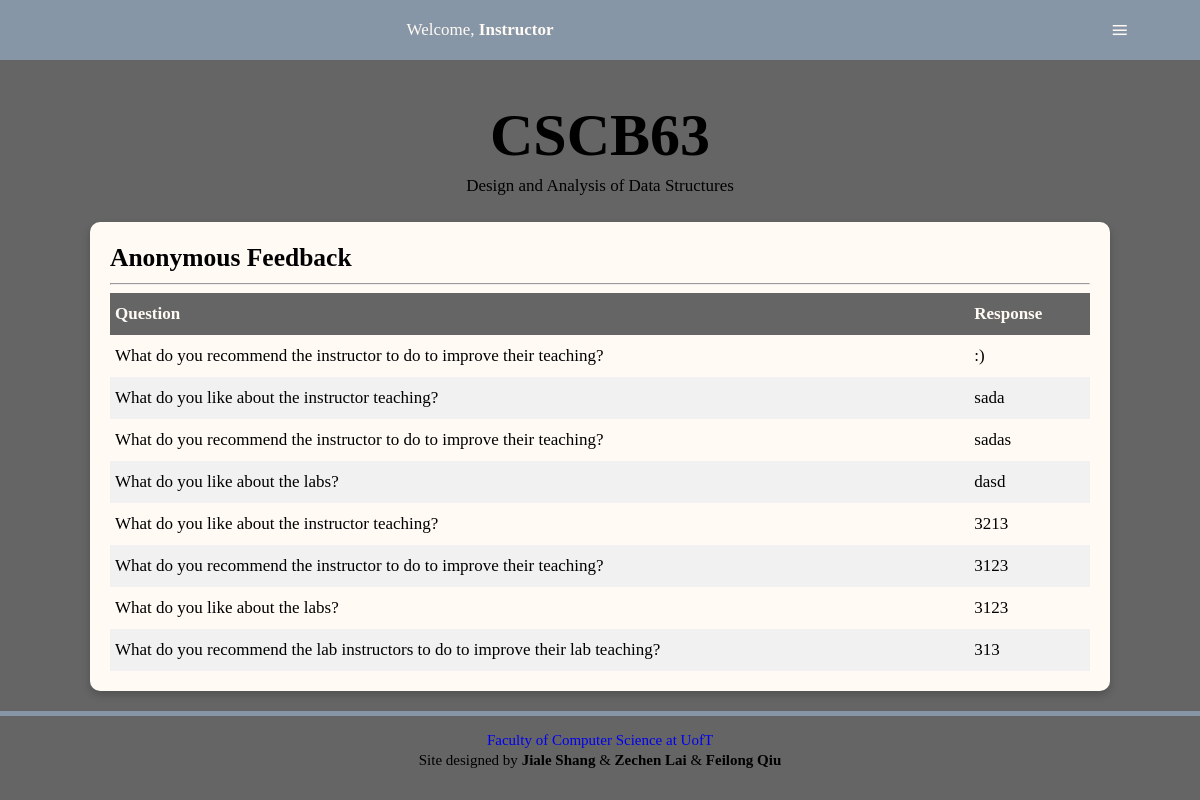
Screenshot of /feedback (signed in) with the database file from the repository.
### tables this page shows
CREATE TABLE Feedback(
	username NVARCHAR(50) NOT NULL,
	qid INTEGER NOT NULL,
	ans NVARCHAR(255) NULL,
	FOREIGN KEY(username) REFERENCES Users(username),
	FOREIGN KEY(qid) REFERENCES Questions(qid)
);

CREATE TABLE "Questions" (
	"qid"	INTEGER NOT NULL,
	"qname"	NVARCHAR(255) NOT NULL,
	PRIMARY KEY("qid")
);

### app.py (the view, shortened to what this page needs)
@app.route('/feedback',methods=['GET', 'POST'])
def feedback():
    if not 'user' in session:
        return redirect(url_for('home'))
    db = get_db()
    db.row_factory = make_dicts
    name=session['user']['username']
    if session['user']['type']:
        feedbacks=[]
        for item in query_db('select qname,ans from Feedback natural join Questions where username=?',[name]):
            feedbacks.append(item)
        db.close
        return render_template('feedback_i.html',user=session['user'],feedback = feedbacks)

### app.py (called while the page is built)
def get_db():
    db=getattr(g,'_database',None)
    if db is None:
        db=g._database=sqlite3.connect(DATABASE)
    return db

def make_dicts(cursor, row):
    return dict((cursor.description[idx][0],value)
                for idx,value in enumerate(row))

def query_db(query, args=(),one=False):
    cur = get_db().execute(query,args)
    rv = cur.fetchall()
    cur.close()
    return (rv[0] if rv else None) if one else rv

@app.teardown_appcontext
def close_connection(exception):
    db = getattr(g, '_database', None)
    if db is not None:
        db.close()

### templates/feedback_i.html (shortened to what this page needs)
<!DOCTYPE html>
<html lang="en">
<head>
<link href="../static/style.css" rel="stylesheet">
</head>
<body>
  <nav>
    <div id="menu-title">Welcome, <strong>{% if user['type'] %}Instructor{% else %}Student{% endif %}</strong> {{ user['name'][0] }}</div>
    <label for="drop" class="button">≡</label>
  </nav>
  <div class="content">
    <div class="title">
      <h1>CSCB63</h1>
      <p>Design and Analysis of Data Structures</p>
    </div>
    <section>
      <h2>Anonymous Feedback</h2><hr>
      <div class="table">
        <div class="heading">
          <div class="cell">Question</div>
          <div class="cell">Response</div>
        </div>
        {% for item in feedback %}
        <div class="row">
          <div class="cell">{{item['qname']}}</div>
          <div class="cell">{{item['ans']}}</div>
        </div>
        {% endfor %}
      </div>
    </section>
  </div>
  <div id="footer">
    <p><a href="https://web.cs.toronto.edu/">Faculty of Computer Science at UofT</a></p>
    <p>Site designed by <strong>Jiale Shang</strong> & <strong>Zechen Lai</strong> & <strong>Feilong Qiu</strong></p>
  </div>
</body>
</html>

### static/style.css (style rules this page uses)
body { background: #656565; font-size:17px; line-height: 32px; margin: 0; padding: 0; word-wrap:break-word !important; }
ul, p,h1,h2,h3 { margin:0; }
.title { text-align:center; margin-top: 100px; }
h1 { font-size:60px; line-height: 70px; }
.content { width: 85%; margin: 0 auto; margin-top: 30px; max-width: 1200px; min-width: 375px; }
a { text-decoration: none; }
section { box-shadow: 0 4px 8px 0 rgba(0,0,0,0.2); transition: 0.3s; margin:20px 0; padding: 20px; background: #fffaf4; border-radius: 10px; overflow: auto; }
.button, [id^=drop], .mobile-split { display: none; }
nav { margin:0; padding: 0; background-color: #8696a7; width: 100%; position: fixed; top:0; overflow: visible; }
#menu-title { display: block; padding: 0 30px; float: left; font-size:20px; line-height: 60px; color:#fffaf4; }
nav:after { content:""; display:table; clear:both; }
.table { display: table; width: 100%; }
.heading { display: table-row; font-weight: bold; background: #656565; color: #fffaf4; }
.row { display: table-row; }
.row:nth-child(odd) { background: #f1f1f1; }
.cell { display: table-cell; padding: 5px; }
#footer { padding:10px; text-align:center; border-top: 5px solid #8696a7; padding-top: 1%; }
#footer p { margin:5px; line-height: 15px; font-size: 15px; }
#footer a { text-decoration: none; transition: 0.4s; }
@media all and (max-width : 1227px) { #menu-title { padding: 0; width: 80%; text-align: center; float: left; font-size: 17px; } }
@media all and (max-width : 1227px) { nav ,nav ul { margin: 0; } }
@media all and (max-width : 1227px) { .button { display: block; background-color: #8696a7; padding:14px 20px; font-size:30px; text-decoration:none; float: right; border:none; width:10%; } }
@media all and (max-width : 1227px) { nav a:hover, nav ul ul a, nav ul ul, .button { color:#fffaf4; text-align: center; } }

### rows the page displays
Feedback: qname "What do you recommend the instructor to do to improve their teaching?", ans ":)"
Feedback: qname "What do you like about the instructor teaching?", ans "sada"
Feedback: qname "What do you recommend the instructor to do to improve their teaching?", ans "sadas"
Feedback: qname "What do you like about the labs?", ans "dasd"
Feedback: qname "What do you like about the instructor teaching?", ans "3213"
Feedback: qname "What do you recommend the instructor to do to improve their teaching?", ans "3123"
Feedback: qname "What do you like about the labs?", ans "3123"
Feedback: qname "What do you recommend the lab instructors to do to improve their lab teaching?", ans "313"
